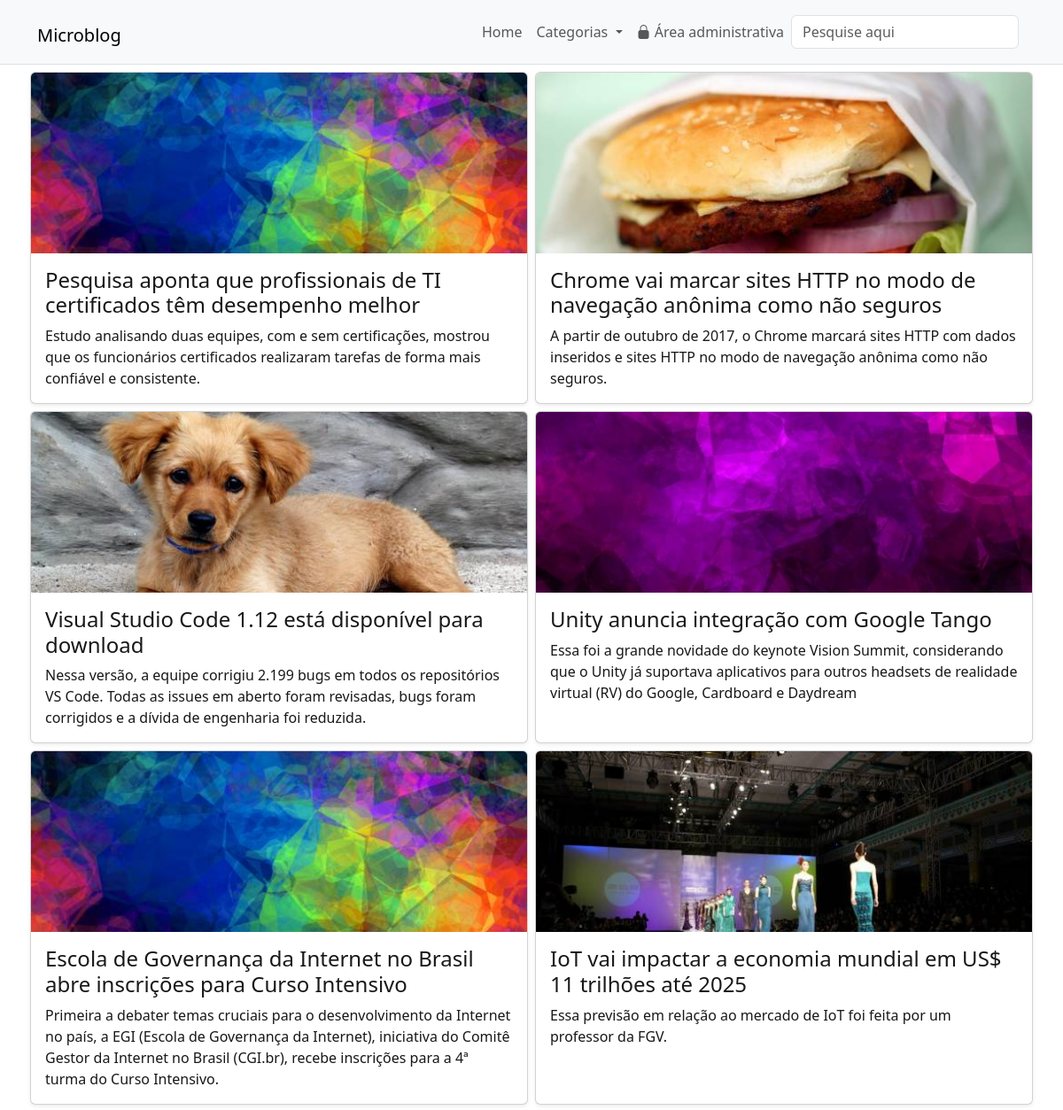
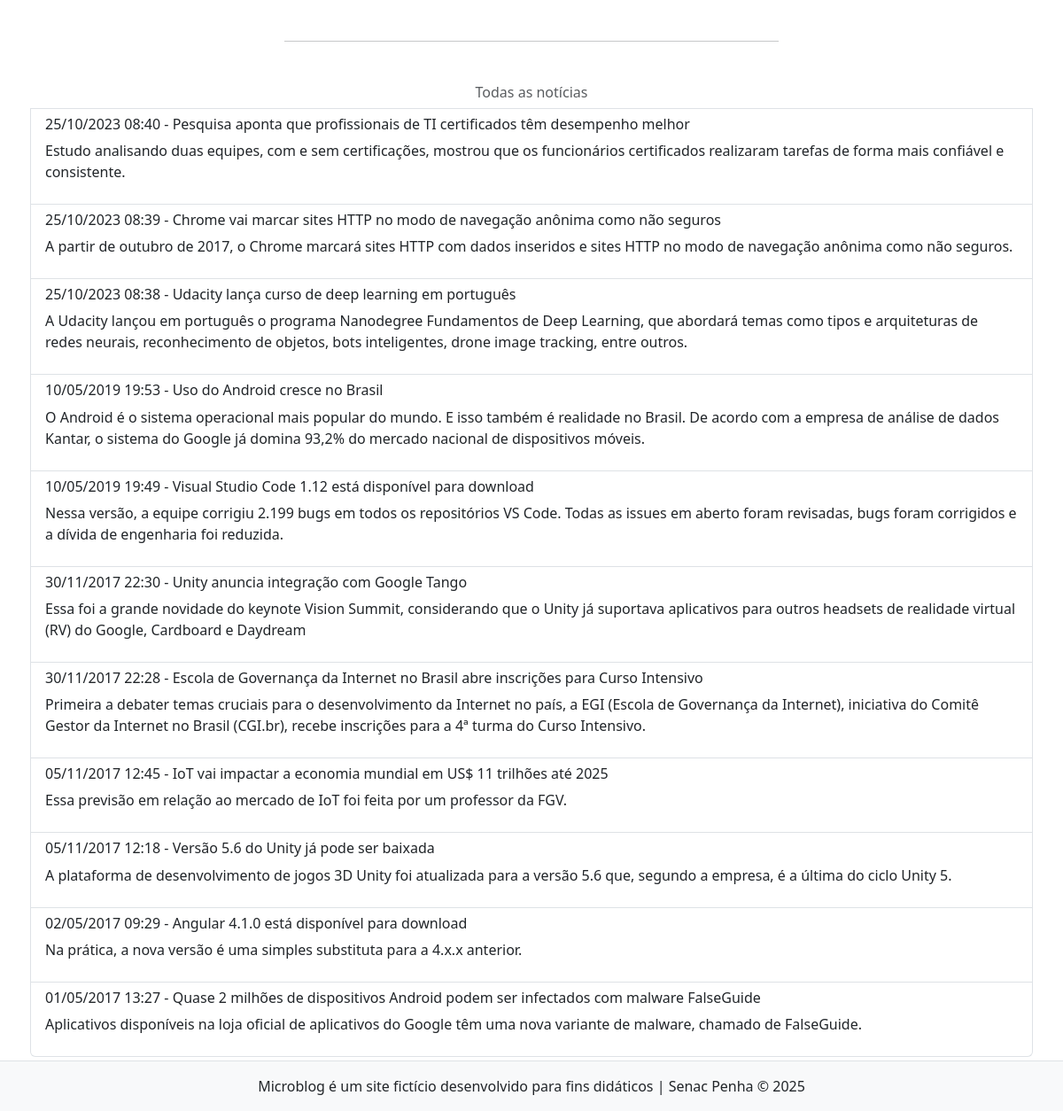
The page / on the database its author committed (2 pictures, top to bottom).
### tables this page shows
CREATE TABLE `noticias` (
  `id` int(11) NOT NULL,
  `data` datetime NOT NULL DEFAULT current_timestamp(),
  `titulo` varchar(150) NOT NULL,
  `texto` text NOT NULL,
  `resumo` varchar(500) NOT NULL,
  `imagem` varchar(60) NOT NULL,
  `destaque` enum('sim','nao') NOT NULL,
  `usuario_id` int(11) DEFAULT NULL,
  `categoria_id` int(11) DEFAULT NULL
);

### src/Database/ConexaoBD.php (called while the page is built, shortened)
<?php
abstract class ConexaoBD
{
    private static PDO $conexao;
    private static string $servidor = "localhost";
    private static string $usuario = "root";
    private static string $senha = "";
    private static string $banco = "microblog_alana";
    public static function getConexao(): PDO
    {
        if (!isset(self::$conexao)) {
            try {
                self::$conexao = new PDO(
                    "mysql:host=" . self::$servidor . ";dbname=" . self::$banco . ";charset=utf8",
                    self::$usuario,
                    self::$senha
                );
                self::$conexao->setAttribute(PDO::ATTR_ERRMODE, PDO::ERRMODE_EXCEPTION);
            } catch (Throwable $e) {
                Utils::registrarLog($e);
                throw new Exception("Erro ao conectar ao banco de dados. Contate o suporte.");
            }
        }
        return self::$conexao;
    }
}

### src/Services/NoticiaServico.php (called while the page is built, shortened)
<?php
class NoticiaServico
{
    private PDO $conexao;
    public function __construct()
    {
        $this->conexao = ConexaoBD::getConexao();
    }
    public function listarDestaques(): array
    {
        $sql = "SELECT id, titulo, resumo, imagem FROM noticias
            WHERE destaque = :destaque ORDER BY data DESC";
        try {
            $consulta = $this->conexao->prepare($sql);
            $consulta->bindValue(":destaque", Destaque::SIM->name, PDO::PARAM_STR);
            $consulta->execute();
            return $consulta->fetchAll(PDO::FETCH_ASSOC);
        } catch (Throwable $erro) {
            Utils::registrarLog($erro);
            throw new Exception("Erro ao carregar destaques.");
        }
    }
    public function listarParaPublico(): array
    {
        $sql = "SELECT id, data, titulo, resumo FROM noticias ORDER BY data DESC";
        try {
            $consulta = $this->conexao->prepare($sql);
            $consulta->execute();
            return $consulta->fetchAll(PDO::FETCH_ASSOC);
        } catch (Throwable $erro) {
            Utils::registrarLog($erro);
            throw new Exception("Erro ao carregar notícias.");
        }
    }
}

### src/Helpers/Utils.php (called while the page is built, shortened)
<?php
final class Utils
{
    public static function formataData(string $data): string
    {
        return date("d/m/Y H:i", strtotime($data));
    }
}

### index.php (the view, shortened to what this page needs)
<?php
$noticiaServico = new NoticiaServico();
$destaques = $noticiaServico->listarDestaques();
require_once "includes/cabecalho.php";
?>
<div class="row my-1 mx-md-n1">
    <?php foreach( $destaques as $destaque ){ ?>
		<div class="col-md-6 my-1 px-md-1">
            <article class="card shadow-sm h-100">
                <a href="noticia.php?id=<?=$destaque["id"]?>" class="card-link">
                    <img src="images/<?=$destaque["imagem"]?>" class="card-img-top" alt="">
                    <div class="card-body">
                        <h3 class="fs-4 card-title"><?=$destaque["titulo"]?></h3>
                        <p class="card-text"><?=$destaque["resumo"]?></p>
                    </div>
                </a>
            </article>
		</div>
    <?php } ?>
</div>
<?php
require_once "includes/todas.php";
require_once "includes/rodape.php";
?>

### includes/cabecalho.php (shortened to what this page needs)
<!DOCTYPE html>
<html lang="pt-br" class="h-100">
<head>
  <link rel="stylesheet" href="https://cdn.jsdelivr.net/npm/bootstrap@5.3.6/dist/css/bootstrap.min.css">
  <link rel="stylesheet" href="https://cdn.jsdelivr.net/npm/bootstrap-icons@1.12.1/font/bootstrap-icons.min.css">
  <link rel="stylesheet" href="css/style.css">
</head>
<body class="d-flex flex-column h-100">
  <header id="topo" class="border-bottom sticky-top">
    <nav class="navbar navbar-expand-lg navbar-light bg-light">
      <div class="container">
        <h1 class="ms-n1"><a class="navbar-brand" href="index.php">Microblog</a></h1>
        <div class="collapse navbar-collapse" id="navbarSupportedContent">
          <ul class="navbar-nav ms-auto mb-2 mb-lg-0">
            <li class="nav-item">
              <a class="nav-link" aria-current="page" href="index.php">Home</a>
            </li>
            <li class="nav-item dropdown">
              <a class="nav-link dropdown-toggle" href="#" id="navbarDropdown" role="button" data-bs-toggle="dropdown" aria-expanded="false">
                Categorias
              </a>
            </li>
            <li class="nav-item">
              <a class="nav-link" href="admin/index.php"><i class="bi bi-lock-fill"></i> Área administrativa</a>
            </li>
          </ul>
          <div class="position-relative">
            <form autocomplete="off" class="d-flex" action="resultados.php" method="POST" onsubmit="return false" id="form-busca">
              <input id="campo-busca" name="busca" class="form-control me-2" type="search" placeholder="Pesquise aqui" aria-label="Pesquise aqui">
            </form>
          </div>
        </div>
      </div>
    </nav>
  </header>
  <main class="flex-shrink-0">
    <div class="container">

### includes/todas.php (shortened to what this page needs)
<?php
$noticiaServico = new NoticiaServico();
$todasAsNoticias = $noticiaServico->listarParaPublico();
?>
<hr class="my-5 w-50 mx-auto">
        <div class="row my-1">
            <div class="col-12 px-md-1">
                <div class="list-group">
                    <h2 class="fs-6 text-center text-muted">Todas as notícias</h2>
            <?php foreach($todasAsNoticias as $itemNoticia) { ?>
                    <a href="noticia.php?id=<?=$itemNoticia['id']?>"
                     class="list-group-item list-group-item-action">
                         <h3 class="fs-6">
                            <time>
                                <?=Utils::formataData($itemNoticia['data'])?>
                            </time>
                            - <?=$itemNoticia['titulo']?></h3>
                        <p><?=$itemNoticia['resumo']?></p>
                    </a>
            <?php } ?>
                </div>
            </div>
        </div>

### includes/rodape.php (shortened to what this page needs)
    </div>
</main>
<footer class="footer mt-auto py-3 bg-light border-top">
    <div class="container text-center">
        Microblog é um site fictício desenvolvido para fins didáticos | Senac Penha &copy; <?=date("Y")?>
    </div>
</footer>
</body>
</html>

### css/style.css (style rules this page uses)
.card > .card-link { color: #181819; text-decoration: none; }

### rows shown on the page
noticias: imagem (picture), titulo "Pesquisa aponta que profissionais de TI certificados têm desempenho melhor", resumo "Estudo analisando duas equipes, com e sem certificações, mostrou que os funcionários certificados realizaram tarefas de forma mais confiável e consistente.", data "25/10/2023 08:40"
noticias: imagem (picture), titulo "Chrome vai marcar sites HTTP no modo de navegação anônima como não seguros", resumo "A partir de outubro de 2017, o Chrome marcará sites HTTP com dados inseridos e sites HTTP no modo de navegação anônima como não seguros.", data "25/10/2023 08:39"
noticias: imagem (picture), titulo "Visual Studio Code 1.12 está disponível para download", resumo "Nessa versão, a equipe corrigiu 2.199 bugs em todos os repositórios VS Code. Todas as issues em aberto foram revisadas, bugs foram corrigidos e a dívida de engenharia foi reduzida.", data "10/05/2019 19:49"
noticias: imagem (picture), titulo "Unity anuncia integração com Google Tango", resumo "Essa foi a grande novidade do keynote Vision Summit, considerando que o Unity já suportava aplicativos para outros headsets de realidade virtual (RV) do Google, Cardboard e Daydream", data "30/11/2017 22:30"
noticias: imagem (picture), titulo "Escola de Governança da Internet no Brasil abre inscrições para Curso Intensivo", resumo "Primeira a debater temas cruciais para o desenvolvimento da Internet no país, a EGI (Escola de Governança da Internet), iniciativa do Comitê Gestor da Internet no Brasil (CGI.br), recebe inscrições para a 4ª turma do Curso Intensivo.", data "30/11/2017 22:28"
noticias: imagem (picture), titulo "IoT vai impactar a economia mundial em US$ 11 trilhões até 2025", resumo "Essa previsão em relação ao mercado de IoT foi feita por um professor da FGV.", data "05/11/2017 12:45"
noticias: data "25/10/2023 08:38", titulo "Udacity lança curso de deep learning em português", resumo "A Udacity lançou em português o programa Nanodegree Fundamentos de Deep Learning, que abordará temas como tipos e arquiteturas de redes neurais, reconhecimento de objetos, bots inteligentes, drone image tracking, entre outros."
noticias: data "10/05/2019 19:53", titulo "Uso do Android cresce no Brasil", resumo "O Android é o sistema operacional mais popular do mundo. E isso também é realidade no Brasil. De acordo com a empresa de análise de dados Kantar, o sistema do Google já domina 93,2% do mercado nacional de dispositivos móveis."
noticias: data "05/11/2017 12:18", titulo "Versão 5.6 do Unity já pode ser baixada", resumo "A plataforma de desenvolvimento de jogos 3D Unity foi atualizada para a versão 5.6 que, segundo a empresa, é a última do ciclo Unity 5."
noticias: data "02/05/2017 09:29", titulo "Angular 4.1.0 está disponível para download", resumo "Na prática, a nova versão é uma simples substituta para a 4.x.x anterior."
noticias: data "01/05/2017 13:27", titulo "Quase 2 milhões de dispositivos Android podem ser infectados com malware FalseGuide", resumo "Aplicativos disponíveis na loja oficial de aplicativos do Google têm uma nova variante de malware, chamado de FalseGuide."
